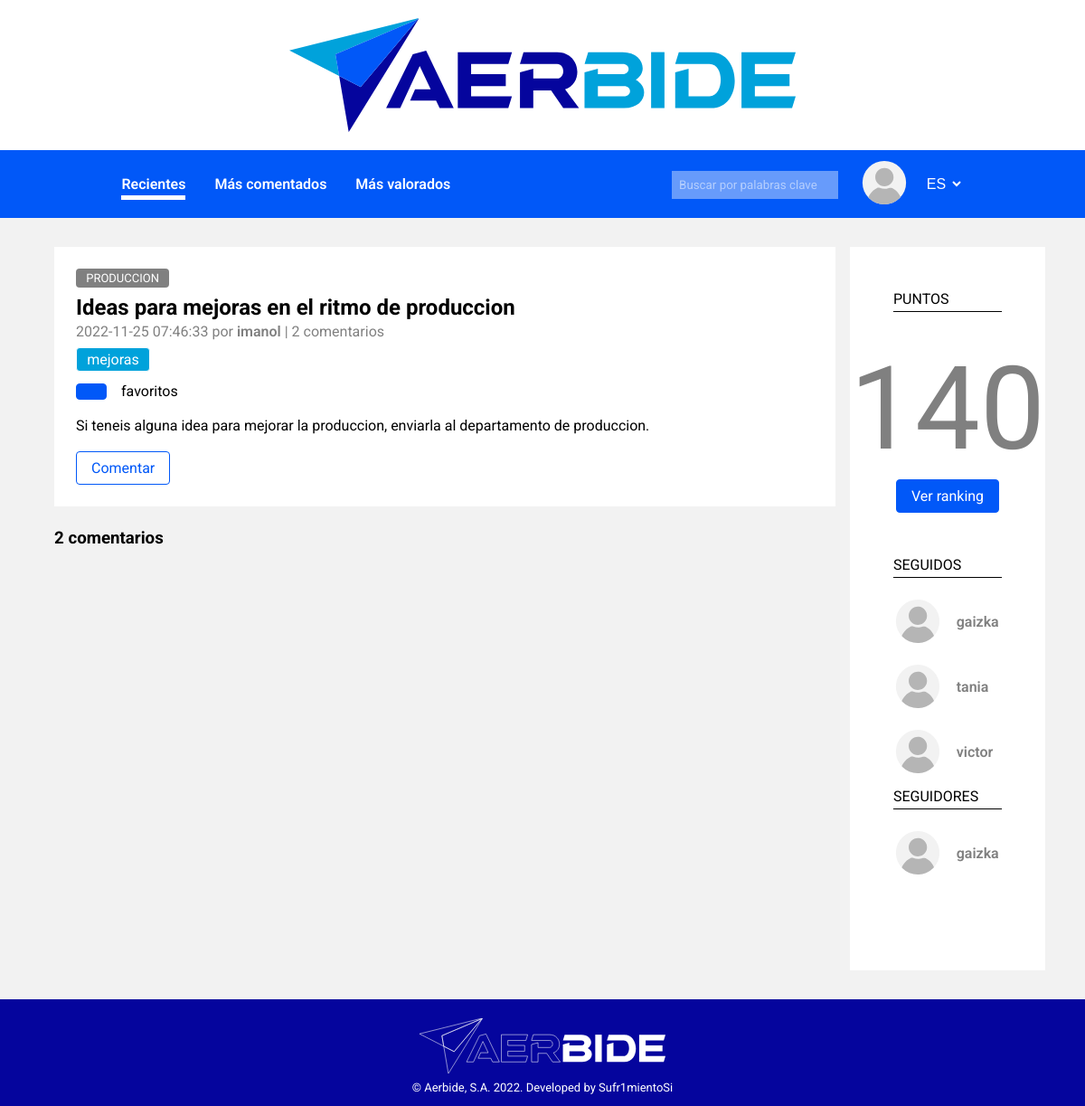
The app's page /post.php?post=7 (signed in) with its own data.
### tables this page shows
CREATE TABLE `categories` (
  `id` int(11) NOT NULL,
  `name` varchar(255) NOT NULL
);

CREATE TABLE `posts` (
  `id` int(11) NOT NULL,
  `title` varchar(255) NOT NULL,
  `text` text NOT NULL,
  `category` int(11) NOT NULL,
  `creation_date` timestamp NOT NULL DEFAULT current_timestamp(),
  `author` int(11) NOT NULL,
  `file` int(11) DEFAULT NULL
);

CREATE TABLE `users` (
  `id` int(11) NOT NULL,
  `username` varchar(255) NOT NULL,
  `name` varchar(255) NOT NULL,
  `surname` varchar(255) DEFAULT NULL,
  `image` varchar(255) DEFAULT NULL,
  `date` date NOT NULL DEFAULT current_timestamp(),
  `points` int(11) NOT NULL DEFAULT 0,
  `job` varchar(64) DEFAULT NULL,
  `passwd` varchar(255) NOT NULL
);

CREATE TABLE `tags` (
  `id` int(11) NOT NULL,
  `name` varchar(255) NOT NULL,
  `counter` int(11) NOT NULL
);

### src/post.php (called while the page is built, shortened)
<?php
require_once "app/__include.inc.php";
include_views([
    "views/partials/header.view.php",
    "views/post.view.php",
    "views/partials/footer.view.php"
]);

### src/app/db/repositories/post_repo.inc.php (called while the page is built, shortened)
<?php
abstract class PostRepository {
    private static function getPostFromData(array $data): PostEntity|null {
        $categ = CategoryRepository::getCategoryById(intval($data['category']));
        $author = UserRepository::getUserById(intval($data['author']));
        $tags = TagRepository::getTagsByPostId(intval($data['id']));
        $file = $data['file']
            ? $file = FileRepository::getFileById(intval($data['file']))
            : null;
        if ($categ && $author) {
            return new PostEntity(
                intval($data['id']),
                $data['title'],
                $data['text'],
                $categ,
                strtotime($data['creation_date']),
                $author,
                $tags,
                $file
            );
        }
        return null;
    }
    public static function getPostById(int $id): PostEntity|null {
        global $db;
        $sql = 'SELECT * FROM posts WHERE id = :id';
        $statement = $db->prepare($sql);
        $statement->setFetchMode(PDO::FETCH_ASSOC);
        $statement->execute([
            ':id' => $id
        ]);
        if (($data = $statement->fetch())) {
            return self::getPostFromData($data);
        }
        return null;
    }
}

### src/app/db/repositories/category_repo.inc.php (called while the page is built, shortened)
<?php
abstract class CategoryRepository {
    public static function getCategoryById(int $id): CategoryEntity|null {
        global $db;
        $sql = 'SELECT * FROM categories WHERE id = :id';
        $statement = $db->prepare($sql);
        $statement->setFetchMode(PDO::FETCH_ASSOC);
        $statement->execute([
            ':id' => $id
        ]);
        if (($data = $statement->fetch())) {
            return new CategoryEntity(
                intval($data['id']),
                $data['name']
            );
        }
        return null;
    }
}

### src/app/db/repositories/user_repo.inc.php (called while the page is built, shortened)
<?php
abstract class UserRepository {
    private static function parseUserFromData(array $data) : UserEntity {
        return new UserEntity(
            $data['id'],
            $data['username'],
            $data['name'],
            $data['surname'],
            $data['image'],
            strtotime($data['date']),
            $data['points'],
            $data['job'],
            $data['passwd']
        );
    }
    public static function getUserById(int $id): UserEntity|null {
        global $db;
        $sql = 'SELECT * FROM users WHERE id = :id';
        $statement = $db->prepare($sql);
        $statement->setFetchMode(PDO::FETCH_ASSOC);
        $statement->execute([
            ':id' => $id
        ]);
        if (($data = $statement->fetch())) {
            return self::parseUserFromData($data);
        }
        return null;
    }
    public static function getFollowersInfo(UserEntity $user, int $limit = 4): array {
        global $db;
        $sql = "SELECT u.*
                FROM users u, followers f
                WHERE u.id = f.source
                AND f.destination = :id LIMIT $limit";
        $statement = $db->prepare($sql);
        $statement->execute([
            'id' => $user->getId()
        ]);
        $follower = [];
        while (($data = $statement->fetch())) {
            $follower[] = self::parseUserFromData($data);
        }
        return $follower;
    }
    public static function getFollowingInfo(UserEntity $user, int $limit = 4) {
        global $db;
        $sql = "SELECT u.*
        FROM users u, followers f
        WHERE u.id = f.destination
        AND f.source = :id LIMIT $limit";
        $statement = $db->prepare($sql);
        $statement->execute([
            'id' => $user->getId()
        ]);
        $following = [];
        while (($data = $statement->fetch())) {
            $following[] = self::parseUserFromData($data);
        }
        return $following;
    }
}

### src/app/db/entities/user_entity.inc.php (called while the page is built, shortened)
<?php
class UserEntity {
    private $id;
    private $username;
    private $points;
    public function __construct(int $id, string $username, string $name, string|null $surname, string|null $image,
        int $date, int $points, string|null $job, string $passwd) {
            $this->id = $id;
            $this->username = $username;
            $this->date = new DateTime();
            $this->points = $points;
    }
    public function getId(): int {
        return $this->id;
    }
    public function getUsername(): string {
        return $this->username;
    }
    public function getPoints(): int {
        return $this->points;
    }
}

### src/app/db/repositories/tag_repo.inc.php (called while the page is built, shortened)
<?php
abstract class TagRepository {
    public static function getTagsByPostId(int $postId): array {
        global $db;
        $tags = [];
        $sql = 'SELECT t.* FROM tags t, tagged g WHERE t.id = g.tag AND g.post = :post';
        $statement = $db->prepare($sql);
        $statement->setFetchMode(PDO::FETCH_ASSOC);
        $statement->execute([
            ':post' => $postId
        ]);
        while (($data = $statement->fetch())) {
            $tags[] = new TagEntity(
                intval($data['id']),
                $data['name'],
                intval($data['counter'])
            );
        }
        return $tags;
    }
}

### src/app/db/entities/post_entity.inc.php (called while the page is built, shortened)
<?php
class PostEntity {
    private $id;
    private $title;
    private $text;
    private $category;
    private $creation_date;
    private $author;
    private $tags;
    public function __construct(int $id, string $title, string $text, CategoryEntity $category,
        int $date, UserEntity $author, array $tags, FileEntity|null $file) {
            $this->id = $id;
            $this->title = $title;
            $this->text = $text;
            $this->category = $category;
            $this->creation_date = new DateTime();
            $this->creation_date->setTimeStamp($date);
            $this->author = $author;
            $this->tags = $tags;
    }
    public function getId(): int {
        return $this->id;
    }
    public function getTitle(): string {
        return $this->title;
    }
    public function getText(): string {
        return $this->text;
    }
    public function getCategory(): CategoryEntity {
        return $this->category;
    }
    public function getCreationDate(): DateTime {
        return $this->creation_date;
    }
    public function getAuthor(): UserEntity {
        return $this->author;
    }
    public function getTags(): array {
        return $this->tags;
    }
}

### src/app/db/entities/category_entity.inc.php (called while the page is built, shortened)
<?php
class CategoryEntity {
    private $name;
    public function __construct(int $id, string $name) {
        $this->name = $name;
    }
    public function getName(): string {
        return $this->name;
    }
}

### src/app/db/repositories/comment_repo.inc.php (called while the page is built, shortened)
<?php
abstract class CommentRepository {
    public static function getPostCommentNum(PostEntity $post): int {
        global $db;
        $sql = "SELECT count(id) FROM comments WHERE post = :p";
        $statement = $db->prepare($sql);
        $statement->execute([
            ':p' => $post->getId()
        ]);
        if ($data = $statement->fetch()) {
            return $data[0];
        }
        return 0;
    }
}

### src/app/db/entities/tag_entity.inc.php (called while the page is built, shortened)
<?php
class TagEntity {
    private $name;
    public function __construct(int $id, string $name, int $counter) {
        $this->name = strtolower($name);
    }
    public function getName(): string {
        return $this->name;
    }
}

### src/app/session.inc.php (called while the page is built, shortened)
<?php
class SessionManager {
    private $currentUser;
    public function __construct() {
        $this->get_current_user();
    }
    private function get_current_user() {
        $id = $this->get('_uid');
        if (is_int($id)) {
            $this->currentUser = UserRepository::getUserById($id);
        }
    }
    public function get(string $key): mixed {
        return array_key_exists($key, $_SESSION) ? $_SESSION[$key] : null;
    }
    public function getCurrentUser(): UserEntity|null {
        return $this->currentUser;
    }
}
$session = new SessionManager();

### src/app/__include.inc.php (called while the page is built, shortened)
<?php
require_once "session.inc.php";
require_once "utils.inc.php";

### src/views/partials/sidebar_right.php (the view)
<?php
    $user = $GLOBALS['session']->getCurrentUser();
?>
<aside class="sidebar-right">
    <div>
        <h3>puntos</h3>
        <div class="flex-container-column">
            <p class="points"><?php echo $GLOBALS['session']->getCurrentUser()->getPoints() ?></p>
            <a class="button-blue" href="/ranking.php">Ver ranking</a>
        </div>
    </div>
    <div>
        <h3>seguidos</h3>
        <ul>
            <?php foreach (UserRepository::getFollowingInfo($user) as $following): ?>
                <li><a href="/user.php?user=<?php echo $following->getId(); ?>" class="flex-container"><img src="../img/user-default-image.svg" alt="user_img" class="author-icon"> <?php echo $following->getUsername(); ?></a></li>
            <?php endforeach; ?>
        </ul>
    </div>
    <div>
        <h3>seguidores</h3>
        <ul>
            <?php foreach (UserRepository::getFollowersInfo($user) as $follower): ?>
                <li><a href="/user.php?user=<?php echo $follower->getId(); ?>" class="flex-container"><img src="../img/user-default-image.svg" alt="user_img" class="author-icon"> <?php echo $follower->getUsername(); ?></a></li>
            <?php endforeach; ?>
        </ul>
    </div>
</aside>

### src/app/utils.inc.php (shortened to what this page needs)
<?php
function include_views(array $views) {
    echo '<!DOCTYPE html><html lang="es"><head>';
    echo '</head><body>';
    foreach ($views as $view) {
        include $view;
    }
    echo '</body></html>';
}

### src/views/post.view.php (shortened to what this page needs)
<?php
$idPost = intval($_GET['post']);
$post = PostRepository::getPostById($idPost);
?>
<div class="content noleft">
    <main>
        <div class="box-post">
            <div class="flex-container-column">
                <p><a href="#" class="category"><?php echo $post->getCategory()->getName(); ?></a></p>
                <h2><?php echo $post->getTitle(); ?></h2>
                <p class="data">
                    <?php echo $post->getCreationDate()->format('Y-m-d H:i:s');?> por
                    <a href="/user.php?user=<?php echo $post->getAuthor()->getId(); ?>"><?php echo $post->getAuthor()->getUsername();?></a> |
                    <?php echo CommentRepository::getPostCommentNum($post); ?> comentarios
                </p>
                <ul class="tags-list">
                    <?php
                        $tags = $post->getTags();
                        foreach ($tags as $tag) {
                            ?>
                            <li><a href="#" class="tag"><?php echo $tag->getName()?></a></li>
                            <?php
                        }
                    ?>
                </ul>
                <div class="flex-container">
                    <button class="button-blue" id="postfavbtn">
                    </button>
                    <p>
                        <span id="postbookmarkcount"></span> favoritos
                    </p>
                </div>
                <div class="text">
                    <?php echo $post->getText();?>
                </div>
                <div class="flex-container">
                    <button class="button-white" id="postcommentbtn">Comentar</button>
                </div>
            </div>
        </div>
        <h3><?php echo CommentRepository::getPostCommentNum($post); ?> comentarios</h3>
    </main>
    <?php include "partials/sidebar_right.php"; ?>
</div>

### src/styles/global.css (style rules this page uses)
:root { --color-dark-blue: #05059d; --color-medium-blue: #0158f8; --color-light-blue: #00a2db; --color-search-blue: #679bfb; --color-light-grey: #f2f2f2; --color-dark-grey: #b5b5b5; }
* { padding: 0; margin: 0; box-sizing: border-box; }
body { font-family: 'Roboto', sans-serif; background-color: var(--color-light-grey); }
ul { list-style: none; }
h3 { color: black; }
a { color: black; text-decoration: none; }
.button-blue, .button-white, .button-dark-blue { text-decoration: none; font-size: 1rem; font-family: 'Roboto'; display: inline-block; border-radius: 0.25rem; overflow: hidden; padding: 0.5rem 1rem; margin: 0; transition: all 0.1s ease-in; }
.button-blue, .button-white:hover { color: white; border: 0.1rem solid var(--color-medium-blue); background-color: var(--color-medium-blue); }
.button-white, .button-blue:hover { color: var(--color-medium-blue); border: 0.1rem solid var(--color-medium-blue); background-color: white; }
button { cursor: pointer; }
.category { text-decoration: none; display: inline-block; font-weight: 400; font-size: small; text-transform: uppercase; border-radius: 0.25rem; background-color: grey; color: white; overflow: hidden; padding: 0.2rem 0.7rem; }
.tags-list { list-style: none; display: flex; flex-wrap: wrap; gap: 0.5rem; margin: 0.3rem 0; }
.tag { text-decoration: none; display: inline-block; font-weight: 400; border: 0.1rem solid white; border-radius: 0.25rem; background-color: var(--color-light-blue); color: white; overflow: hidden; padding: 0.2rem 0.7rem; margin: 0; }
.data { color: grey; }
.data a { color: grey; font-weight: 600; }
.author-icon { height: 3rem; }
.text { margin: 1rem 0; }
.flex-container { display: flex; align-items: center; gap: 1rem; }
.flex-container-column { display: flex; flex-direction: column; gap: 0.2rem; }

### src/styles/layout.css (style rules this page uses)
.content { display: grid; grid-template-columns: repeat(5, 1fr); grid-template-areas: "l m m m r"; column-gap: 1rem; width: 90%; min-height: 100vh; margin: 2rem auto; }
.content.noleft { grid-template-columns: 80% 20%; grid-template-areas: "m r"; }
.content main { grid-area: m; }
.content .sidebar-right { grid-area: r; }

### src/styles/asides.css (style rules this page uses)
aside { width: 100%; height: 100%; background-color: white; padding: 3rem; }
aside > div { margin-bottom: 1rem; }
aside h3 { font-size: 1rem; font-weight: 400; text-transform: uppercase; padding-bottom: 0.25rem; margin-bottom: 1rem; border-bottom: 0.1rem solid black; }
aside a { color: grey; }
aside a.button-blue { width: fit-content; }
aside p.points { text-align: center; font-size: 8em; color: grey; padding: 1rem 1rem 0rem 1rem; }
aside .flex-container { gap: 1rem; align-items: center; margin-top: 1.5rem; font-weight: 600; }
aside .flex-container-column { justify-content: center; align-items: center; margin-bottom: 3rem; }

### src/styles/post.css (style rules this page uses)
.box-post { margin-bottom: 1.5rem; background-color: white; padding: 1.5rem; }

### src/styles/user.css (style rules this page uses)
.points { font-size: 3rem; color: grey; }

### records on screen
categories: name "PRODUCCION"
posts: title "Ideas para mejoras en el ritmo de produccion", text "Si teneis alguna idea para mejorar la produccion, enviarla al departamento de produccion."
users: username "imanol", points "140"
tags: name "mejoras"
users: username "gaizka"
users: username "tania"
users: username "victor"

### other values on screen
$post->getCreationDate()->format('Y-m-d H:i:s') "2022-11-25 07:46:33"
CommentRepository::getPostCommentNum($post) "2"
form field value "ES"
